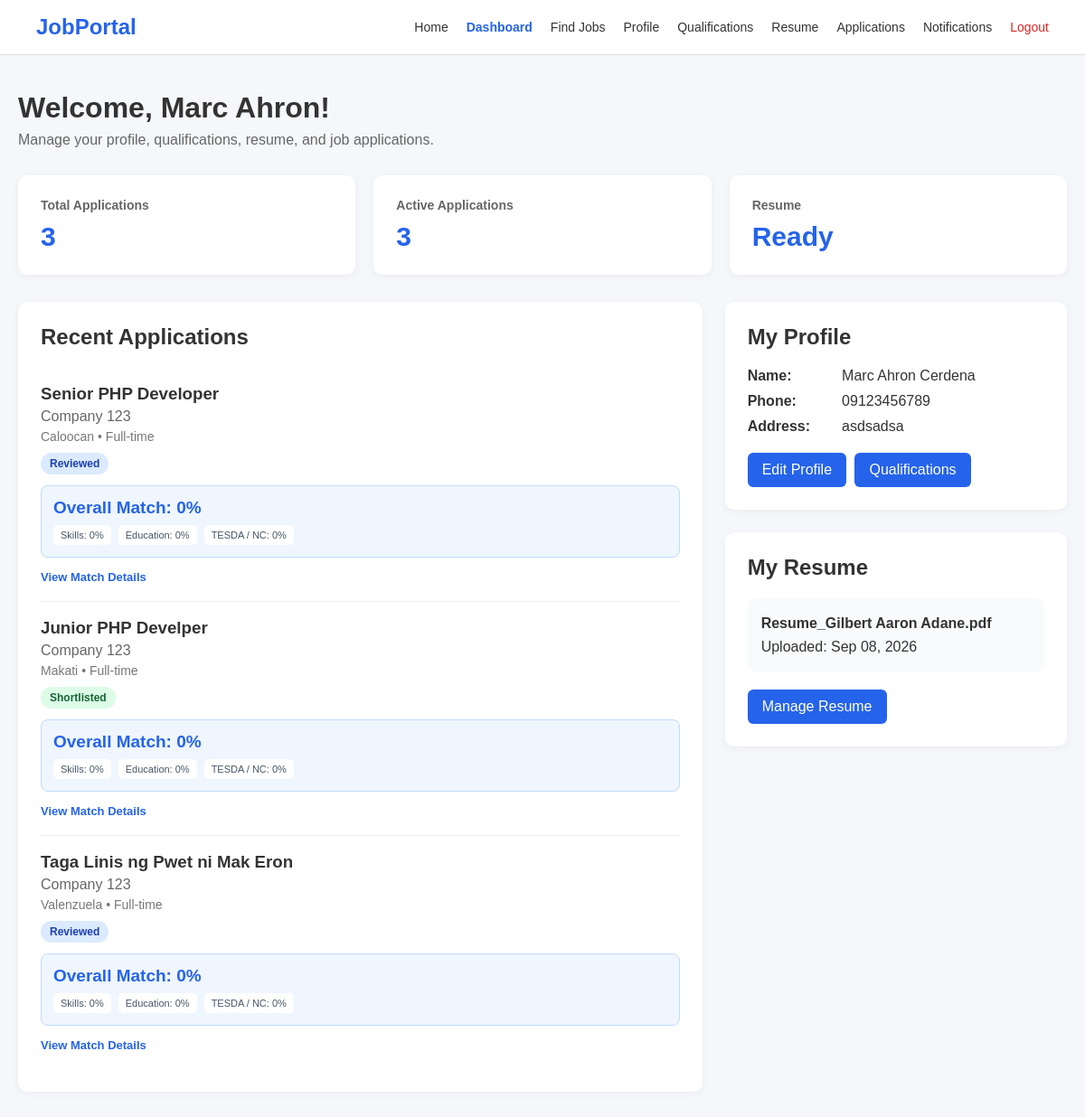
The page /applicant/dashboard.php (signed in) on the database as committed earlier.
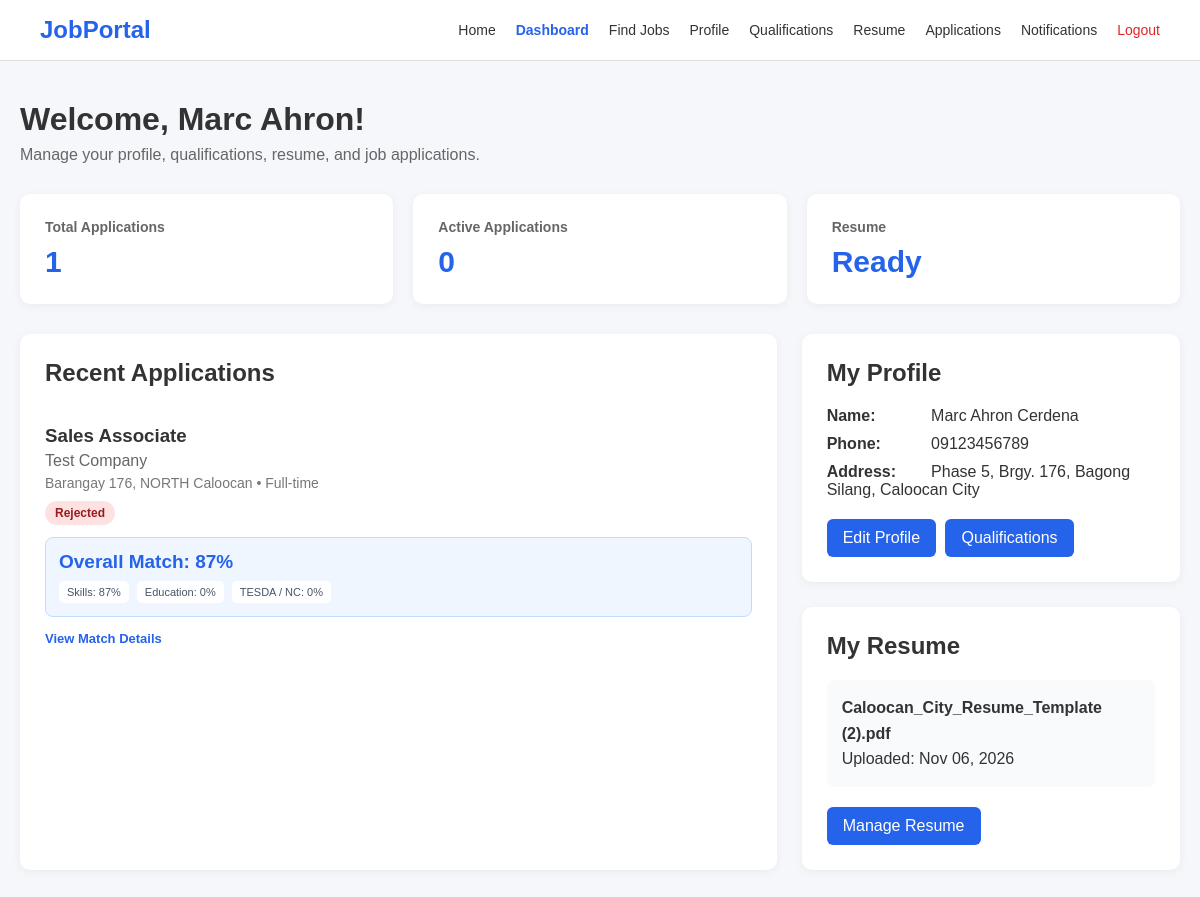
The same page on the database as committed later.
### tables this page shows
CREATE TABLE `applications` (
  `id` int(10) UNSIGNED NOT NULL,
  `job_id` int(10) UNSIGNED NOT NULL,
  `applicant_id` int(10) UNSIGNED NOT NULL,
  `resume_id` int(10) UNSIGNED DEFAULT NULL,
  `cover_letter` text DEFAULT NULL,
  `status` enum('pending','reviewed','shortlisted','rejected','hired') NOT NULL DEFAULT 'pending',
  `applied_at` timestamp NOT NULL DEFAULT current_timestamp(),
  `updated_at` timestamp NOT NULL DEFAULT current_timestamp() ON UPDATE current_timestamp()
);

CREATE TABLE `jobs` (
  `id` int(10) UNSIGNED NOT NULL,
  `employer_id` int(10) UNSIGNED NOT NULL,
  `job_title` varchar(255) NOT NULL,
  `job_description` text DEFAULT NULL,
  `description` text NOT NULL,
  `requirements` text DEFAULT NULL,
  `educational_requirement` varchar(100) DEFAULT NULL,
  `required_degree` varchar(255) DEFAULT NULL,
  `required_skills` text DEFAULT NULL,
  `location` varchar(255) DEFAULT NULL,
  `address` text DEFAULT NULL,
  `barangay` varchar(100) DEFAULT NULL,
  `caloocan_area` enum('north','south') DEFAULT NULL,
  `latitude` decimal(10,8) DEFAULT NULL,
  `longtitude` decimal(11,8) DEFAULT NULL,
  `employment_type` enum('Full-time','Part-time','Contract','Internship','Freelance') NOT NULL DEFAULT 'Full-time',
  `salary_min` decimal(12,2) DEFAULT NULL,
  `salary_max` decimal(12,2) DEFAULT NULL,
  `is_remote` tinyint(1) NOT NULL DEFAULT 0,
  `status` enum('pending','approved','rejected','closed') NOT NULL DEFAULT 'pending',
  `application_deadline` date DEFAULT NULL,
  `created_at` timestamp NOT NULL DEFAULT current_timestamp(),
  `updated_at` timestamp NOT NULL DEFAULT current_timestamp() ON UPDATE current_timestamp(),
  `tesda_qualification` varchar(255) DEFAULT NULL,
  `required_nc_level` varchar(20) DEFAULT NULL,
  `job_source` enum('private_employer','lgu','job_fair') NOT NULL DEFAULT 'private_employer',
  `source_name` varchar(255) DEFAULT NULL,
  `source_url` varchar(500) DEFAULT NULL,
  `degree_classification` varchar(255) DEFAULT NULL,
  `lgu_job_category` varchar(255) DEFAULT NULL
);

CREATE TABLE `employers` (
  `id` int(10) UNSIGNED NOT NULL,
  `user_id` int(10) UNSIGNED NOT NULL,
  `company_name` varchar(255) NOT NULL,
  `employer_type` enum('private','lgu') NOT NULL DEFAULT 'private',
  `company_description` text DEFAULT NULL,
  `company_logo` varchar(255) DEFAULT NULL,
  `contact_person` varchar(150) DEFAULT NULL,
  `contact_number` varchar(50) DEFAULT NULL,
  `address` varchar(255) DEFAULT NULL,
  `barangay` varchar(100) DEFAULT NULL,
  `latitude` decimal(10,8) DEFAULT NULL,
  `longitude` decimal(11,8) DEFAULT NULL,
  `caloocan_area` enum('north','south') DEFAULT NULL,
  `verification_status` enum('unverified','pending','approved','rejected') DEFAULT 'unverified',
  `created_at` timestamp NOT NULL DEFAULT current_timestamp(),
  `updated_at` timestamp NOT NULL DEFAULT current_timestamp() ON UPDATE current_timestamp()
);

CREATE TABLE `applicants` (
  `id` int(10) UNSIGNED NOT NULL,
  `user_id` int(10) UNSIGNED NOT NULL,
  `first_name` varchar(100) NOT NULL,
  `last_name` varchar(100) NOT NULL,
  `phone` varchar(50) DEFAULT NULL,
  `address` varchar(255) DEFAULT NULL,
  `latitude` decimal(10,8) DEFAULT NULL,
  `longitude` decimal(11,8) DEFAULT NULL,
  `religion` varchar(255) DEFAULT NULL,
  `profile_picture` varchar(255) DEFAULT NULL,
  `bio` text DEFAULT NULL,
  `created_at` timestamp NOT NULL DEFAULT current_timestamp(),
  `updated_at` timestamp NOT NULL DEFAULT current_timestamp() ON UPDATE current_timestamp(),
  `education` varchar(150) DEFAULT NULL
);

CREATE TABLE `resumes` (
  `id` int(10) UNSIGNED NOT NULL,
  `applicant_id` int(10) UNSIGNED NOT NULL,
  `file_name` varchar(255) NOT NULL,
  `file_path` varchar(500) NOT NULL,
  `extracted_text` longtext DEFAULT NULL,
  `file_type` varchar(100) DEFAULT NULL,
  `uploaded_at` timestamp NOT NULL DEFAULT current_timestamp()
);

CREATE TABLE `application_matches` (
  `id` int(10) UNSIGNED NOT NULL,
  `application_id` int(10) UNSIGNED NOT NULL,
  `match_score` decimal(5,2) NOT NULL DEFAULT 0.00,
  `skills_score` decimal(5,2) NOT NULL DEFAULT 0.00,
  `experience_score` decimal(5,2) NOT NULL DEFAULT 0.00,
  `education_score` decimal(5,2) NOT NULL DEFAULT 0.00,
  `tesda_score` decimal(5,2) NOT NULL DEFAULT 0.00,
  `matched_skills` text DEFAULT NULL,
  `missing_skills` text DEFAULT NULL,
  `qualification_explanation` text DEFAULT NULL,
  `matched_qualifications` text DEFAULT NULL,
  `missing_qualifications` text DEFAULT NULL,
  `skill_gap_feedback` text DEFAULT NULL,
  `created_at` timestamp NOT NULL DEFAULT current_timestamp(),
  `updated_at` timestamp NOT NULL DEFAULT current_timestamp() ON UPDATE current_timestamp()
);

### applicant/dashboard.php (the view, shortened to what the changed rows need)
<?php
require_once "../config/database.php";
$userId = (int) $_SESSION["user_id"];
$stmt = $pdo->prepare("
    SELECT
        id,
        first_name,
        last_name,
        phone,
        address,
        bio
    FROM applicants
    WHERE user_id = ?
    LIMIT 1
");
$stmt->execute([$userId]);
$applicant = $stmt->fetch(PDO::FETCH_ASSOC);
$applicantId = (int) $applicant["id"];
$stmt = $pdo->prepare("
    SELECT COUNT(*)
    FROM applications
    WHERE applicant_id = ?
");
$stmt->execute([$applicantId]);
$totalApplications = (int) $stmt->fetchColumn();
$stmt = $pdo->prepare("
    SELECT COUNT(*)
    FROM applications
    WHERE applicant_id = ?
    AND status IN (
        'pending',
        'reviewed',
        'shortlisted'
    )
");
$stmt->execute([$applicantId]);
$activeApplications = (int) $stmt->fetchColumn();
$stmt = $pdo->prepare("
    SELECT *
    FROM resumes
    WHERE applicant_id = ?
    ORDER BY uploaded_at DESC
    LIMIT 1
");
$stmt->execute([$applicantId]);
$resume = $stmt->fetch(PDO::FETCH_ASSOC);
$stmt = $pdo->prepare("
    SELECT
        ap.id,
        ap.status,
        ap.applied_at,
        j.job_title,
        j.location,
        j.employment_type,
        e.company_name,
        am.match_score,
        am.skills_score,
        am.education_score,
        am.tesda_score,
        am.skill_gap_feedback
    FROM applications ap
    INNER JOIN jobs j
        ON ap.job_id = j.id
    INNER JOIN employers e
        ON j.employer_id = e.id
    LEFT JOIN application_matches am
        ON ap.id = am.application_id
    WHERE ap.applicant_id = ?
    ORDER BY ap.applied_at DESC
    LIMIT 5
");
$stmt->execute([$applicantId]);
$recentApplications = $stmt->fetchAll(PDO::FETCH_ASSOC);
?>
<!DOCTYPE html>
<html lang="en">
<head>
</head>
<body>
<div class="container">
    <div class="welcome">
        <h1>
            Welcome,
            <?= htmlspecialchars(
                $applicant["first_name"]
            ) ?>!
        </h1>
        <p>
            Manage your profile, qualifications,
            resume, and job applications.
        </p>
    </div>
    <div class="stats">
        <div class="stat-card">
            <h3>
                Total Applications
            </h3>
            <div class="stat-number">
                <?= $totalApplications ?>
            </div>
        </div>
        <div class="stat-card">
            <h3>
                Active Applications
            </h3>
            <div class="stat-number">
                <?= $activeApplications ?>
            </div>
        </div>
    </div>
    <div class="content-grid">
        <div class="card">
            <h2>
                Recent Applications
            </h2>
            <?php if (!empty($recentApplications)): ?>
                <?php foreach ($recentApplications as $application): ?>
                    <?php
                    $overallMatch = max(
                        0,
                        min(
                            100,
                            (float) (
                                $application["match_score"]
                                ?? 0
                            )
                        )
                    );
                    $skillsScore = max(
                        0,
                        min(
                            100,
                            (float) (
                                $application["skills_score"]
                                ?? 0
                            )
                        )
                    );
                    $educationScore = max(
                        0,
                        min(
                            100,
                            (float) (
                                $application["education_score"]
                                ?? 0
                            )
                        )
                    );
                    $tesdaScore = max(
                        0,
                        min(
                            100,
                            (float) (
                                $application["tesda_score"]
                                ?? 0
                            )
                        )
                    );
                    ?>
                    <div class="application-item">
                        <h3>
                            <?= htmlspecialchars(
                                $application["job_title"]
                            ) ?>
                        </h3>
                        <div class="company">
                            <?= htmlspecialchars(
                                $application["company_name"]
                            ) ?>
                        </div>
                        <div class="details">
                            <?= htmlspecialchars(
                                $application["location"]
                                ?? "Not specified"
                            ) ?>
                            &bull;
                            <?= htmlspecialchars(
                                $application["employment_type"]
                            ) ?>
                        </div>
                        <span
                            class="status <?= htmlspecialchars(
                                $application["status"]
                            ) ?>"
                        >
                            <?= ucfirst(
                                htmlspecialchars(
                                    $application["status"]
                                )
                            ) ?>
                        </span>
                        <div class="match-box">
                            <div class="overall-match">
                                Overall Match:
                                <?= number_format(
                                    $overallMatch,
                                    0
                                ) ?>%
                            </div>
                            <div class="match-breakdown">
                                <span>
                                    Skills:
                                    <?= number_format(
                                        $skillsScore,
                                        0
                                    ) ?>%
                                </span>
                                <span>
                                    Education:
                                    <?= number_format(
                                        $educationScore,
                                        0
                                    ) ?>%
                                </span>
                                <span>
                                    TESDA / NC:
                                    <?= number_format(
                                        $tesdaScore,
                                        0
                                    ) ?>%
                                </span>
                            </div>
                        </div>
                        <div class="application-actions">
                            <a
                                href="application.php?id=<?= (int)
                                    $application["id"]
                                ?>"
                                class="view-details"
                            >
                                View Match Details
                            </a>
                        </div>
                    </div>
                <?php endforeach; ?>
            <?php endif; ?>
        </div>
        <div>
            <div class="card">
                <h2>
                    My Profile
                </h2>
                <div class="profile-info">
                    <p>
                        <strong>
                        </strong>
                        <?= htmlspecialchars(
                            $applicant["first_name"]
                            . " "
                            . $applicant["last_name"]
                        ) ?>
                    </p>
                    <p>
                        <strong>
                        </strong>
                        <?= htmlspecialchars(
                            $applicant["phone"]
                            ?? "Not provided"
                        ) ?>
                    </p>
                    <p>
                        <strong>
                        </strong>
                        <?= htmlspecialchars(
                            $applicant["address"]
                            ?? "Not provided"
                        ) ?>
                    </p>
                </div>
            </div>
            <div class="card">
                <h2>
                    My Resume
                </h2>
                <?php if ($resume): ?>
                    <div class="resume-status">
                        <strong>
                            <?= htmlspecialchars(
                                $resume["file_name"]
                            ) ?>
                        </strong>
                        <br>
                        Uploaded:
                        <?= date(
                            "M d, Y",
                            strtotime(
                                $resume["uploaded_at"]
                            )
                        ) ?>
                    </div>
                <?php else: ?>
                    <div class="resume-status">
                        No resume uploaded yet.
                    </div>
                <?php endif; ?>
                <a
                    href="resume.php"
                    class="btn"
                >
                    <?= $resume
                        ? "Manage Resume"
                        : "Upload Resume"
                    ?>
                </a>
            </div>
        </div>
    </div>
</div>
</body>
</html>

Rows that differ between the two databases and show on the page:
removed applications: job.job_title "Senior PHP Developer", employers.company_name "Company 123", job.location "Caloocan", job.employment_type "Full-time", status "Reviewed", overallMatch "0", skillsScore "0", educationScore "0", tesdaScore "0"
removed applications: job.job_title "Junior PHP Develper", employers.company_name "Company 123", job.location "Makati", job.employment_type "Full-time", status "Shortlisted", overallMatch "0", skillsScore "0", educationScore "0", tesdaScore "0"
removed applications: job.job_title "Taga Linis ng Pwet ni Mak Eron", employers.company_name "Company 123", job.location "Valenzuela", job.employment_type "Full-time", status "Reviewed", overallMatch "0", skillsScore "0", educationScore "0", tesdaScore "0"
removed resumes: file_name "Resume_Gilbert Aaron Adane.pdf", uploaded_at "Sep 08, 2026"
changed applicants "Marc Ahron": address "asdsadsa" → "Phase 5, Brgy. 176, Bagong Silang, Caloocan City"
added applications: job.job_title "Sales Associate", employers.company_name "Test Company", job.location "Barangay 176, NORTH Caloocan", job.employment_type "Full-time", status "Rejected", application_matches.match_score "87", application_matches.skills_score "87", application_matches.education_score "0", application_matches.tesda_score "0"
added resumes: file_name "Caloocan_City_Resume_Template (2).pdf", uploaded_at "Nov 06, 2026"
Other text that changed with them:
$totalApplications: "3" → "1"
$activeApplications: "3" → "0"
